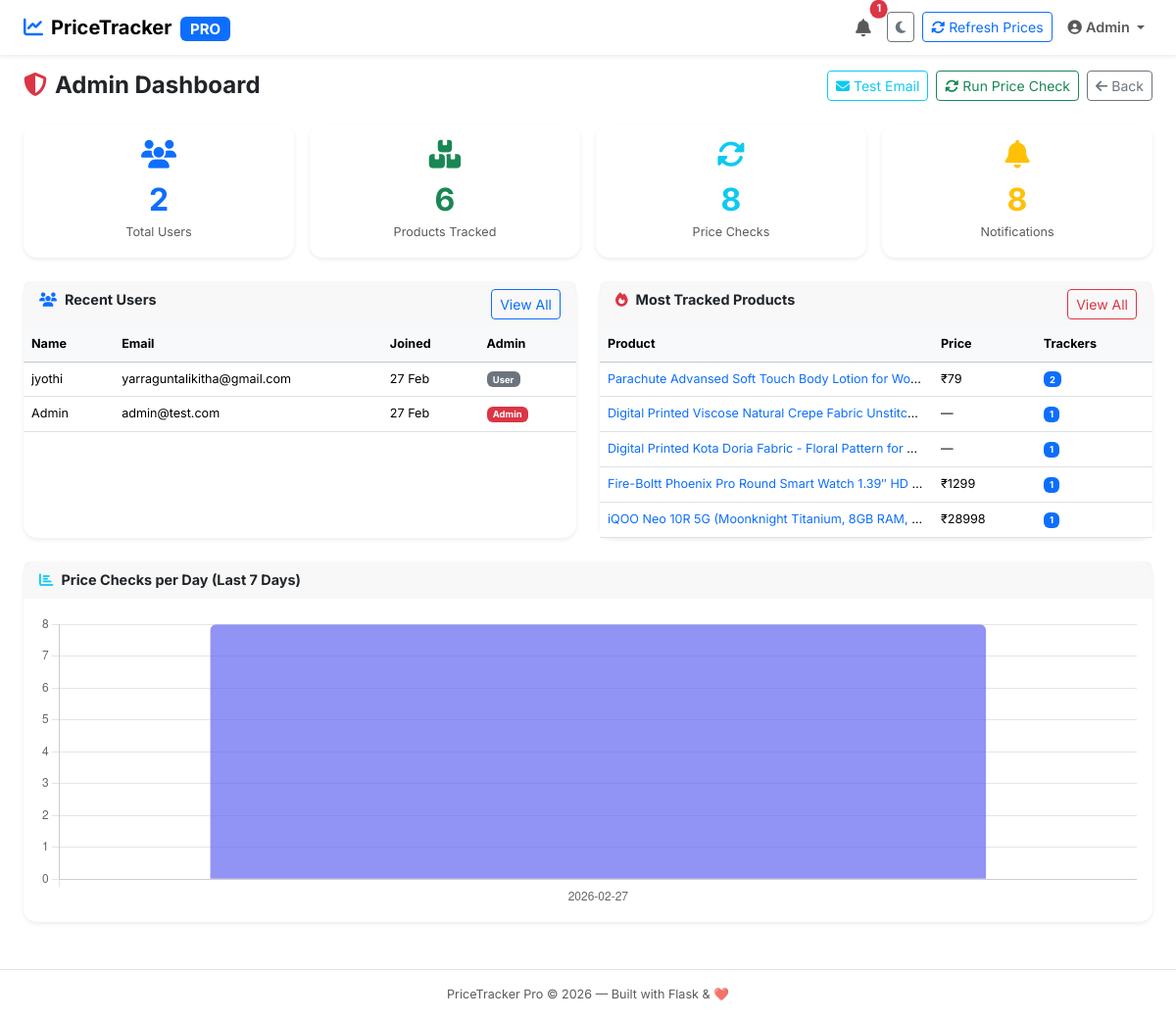
Page /admin/ (signed in) on the committed database.
### app/models/models.py (models this page shows, shortened)
class User(UserMixin, db.Model):
    __tablename__ = 'users'
    id = db.Column(db.Integer, primary_key=True, autoincrement=True)
    email = db.Column(db.String(150), unique=True, nullable=False, index=True)
    password_hash = db.Column(db.String(256), nullable=False)
    name = db.Column(db.String(100), nullable=True)
    is_verified = db.Column(db.Boolean, default=False)
    is_admin    = db.Column(db.Boolean, default=False)
    created_at  = db.Column(db.DateTime, default=datetime.utcnow)
    check_interval = db.Column(db.Integer, default=6) # hours
    min_drop_alert_pct = db.Column(db.Float, default=1.0) # minimum percentage to alert
    tracked_products = db.relationship('Product', secondary=user_products, lazy='subquery',
                                       backref=db.backref('tracked_by', lazy=True))
    otps = db.relationship('OTP', backref='user', lazy=True, cascade='all, delete-orphan')

class Product(db.Model):
    __tablename__ = 'products'
    id = db.Column(db.Integer, primary_key=True, autoincrement=True)
    product_name = db.Column(db.String(255), nullable=True)
    url = db.Column(db.String(2048), unique=True, nullable=False)
    image_url = db.Column(db.String(2048), nullable=True)
    last_price = db.Column(db.Float, nullable=True)
    created_at = db.Column(db.DateTime, default=datetime.utcnow)
    history = db.relationship('PriceHistory', backref='product', lazy=True, cascade='all, delete-orphan')

### app/routes/admin.py (the view)
@admin_bp.route('/')
@admin_required
def dashboard():
    total_users    = User.query.count()
    total_products = Product.query.count()
    total_checks   = PriceHistory.query.count()
    total_notifs   = Notification.query.count()
    users = User.query.order_by(User.created_at.desc()).limit(10).all()
    top_products = (
        db.session.query(Product, func.count(Product.id).label('track_count'))
        .join(Product.tracked_by)
        .group_by(Product.id)
        .order_by(func.count(Product.id).desc())
        .limit(5)
        .all()
    )
    recent_checks = (
        db.session.query(
            func.date(PriceHistory.checked_at).label('day'),
            func.count(PriceHistory.id).label('count')
        )
        .group_by(func.date(PriceHistory.checked_at))
        .order_by(func.date(PriceHistory.checked_at).desc())
        .limit(7)
        .all()
    )
    return render_template('admin/dashboard.html',
                           total_users=total_users,
                           total_products=total_products,
                           total_checks=total_checks,
                           total_notifs=total_notifs,
                           users=users,
                           top_products=top_products,
                           recent_checks=list(reversed(recent_checks)))

### app/routes/admin.py (called while the page is built)
def admin_required(f):
    @wraps(f)
    @login_required
    def decorated(*args, **kwargs):
        if not getattr(current_user, 'is_admin', False):
            flash("Admin access required.", "danger")
            return redirect(url_for('main.index'))
        return f(*args, **kwargs)
    return decorated

### app/templates/admin/dashboard.html
{% extends "base.html" %}
{% block content %}
<div class="d-flex justify-content-between align-items-center mb-4">
    <h4 class="fw-bold mb-0"><i class="fa-solid fa-shield-halved me-2 text-danger"></i>Admin Dashboard</h4>
    <div class="d-flex gap-2">
        <form action="{{ url_for('admin.test_email') }}" method="POST">
            <button class="btn btn-sm btn-outline-info"><i class="fa-solid fa-envelope me-1"></i>Test Email</button>
        </form>
        <form action="{{ url_for('admin.run_check') }}" method="POST">
            <button class="btn btn-sm btn-outline-success"><i class="fa-solid fa-rotate me-1"></i>Run Price
                Check</button>
        </form>
        <a href="{{ url_for('main.index') }}" class="btn btn-sm btn-outline-secondary"><i
                class="fa-solid fa-arrow-left me-1"></i>Back</a>
    </div>
</div>
<div class="row g-3 mb-4">
    {% for label, value, color, icon in [
    ('Total Users', total_users, 'primary', 'fa-users'),
    ('Products Tracked', total_products, 'success', 'fa-boxes-stacked'),
    ('Price Checks', total_checks, 'info', 'fa-rotate'),
    ('Notifications', total_notifs, 'warning', 'fa-bell'),
    ] %}
    <div class="col-6 col-md-3">
        <div class="card border-0 shadow-sm text-center py-3">
            <i class="fa-solid {{ icon }} fa-2x text-{{ color }} mb-2"></i>
            <div class="fs-2 fw-bold text-{{ color }}">{{ value }}</div>
            <div class="small text-muted">{{ label }}</div>
        </div>
    </div>
    {% endfor %}
</div>
<div class="row g-4">
    <div class="col-lg-6">
        <div class="card border-0 shadow-sm h-100">
            <div class="card-header border-0 fw-bold d-flex justify-content-between">
                <span><i class="fa-solid fa-users me-2 text-primary"></i>Recent Users</span>
                <a href="{{ url_for('admin.users') }}" class="btn btn-sm btn-outline-primary">View All</a>
            </div>
            <div class="card-body p-0">
                <table class="table table-hover mb-0 small">
                    <thead class="table-light">
                        <tr>
                            <th>Name</th>
                            <th>Email</th>
                            <th>Joined</th>
                            <th>Admin</th>
                        </tr>
                    </thead>
                    <tbody>
                        {% for u in users %}
                        <tr>
                            <td>{{ u.name or '—' }}</td>
                            <td class="text-truncate" style="max-width:160px;">{{ u.email }}</td>
                            <td>{{ u.created_at.strftime('%d %b') }}</td>
                            <td>
                                {% if u.is_admin %}
                                <span class="badge bg-danger">Admin</span>
                                {% else %}
                                <span class="badge bg-secondary">User</span>
                                {% endif %}
                            </td>
                        </tr>
                        {% endfor %}
                    </tbody>
                </table>
            </div>
        </div>
    </div>
    <div class="col-lg-6">
        <div class="card border-0 shadow-sm h-100">
            <div class="card-header border-0 fw-bold d-flex justify-content-between">
                <span><i class="fa-solid fa-fire me-2 text-danger"></i>Most Tracked Products</span>
                <a href="{{ url_for('admin.products') }}" class="btn btn-sm btn-outline-danger">View All</a>
            </div>
            <div class="card-body p-0">
                <table class="table table-hover mb-0 small">
                    <thead class="table-light">
                        <tr>
                            <th>Product</th>
                            <th>Price</th>
                            <th>Trackers</th>
                        </tr>
                    </thead>
                    <tbody>
                        {% for product, count in top_products %}
                        <tr>
                            <td class="text-truncate" style="max-width:200px;">
                                <a href="{{ product.url }}" target="_blank" class="text-decoration-none">{{
                                    product.product_name or 'Unnamed' }}</a>
                            </td>
                            <td>{% if product.last_price %}₹{{ "%.0f"|format(product.last_price) }}{% else %}—{% endif
                                %}</td>
                            <td><span class="badge bg-primary">{{ count }}</span></td>
                        </tr>
                        {% endfor %}
                    </tbody>
                </table>
            </div>
        </div>
    </div>
    {% if recent_checks %}
    <div class="col-12">
        <div class="card border-0 shadow-sm">
            <div class="card-header border-0 fw-bold">
                <i class="fa-solid fa-chart-bar me-2 text-info"></i>Price Checks per Day (Last 7 Days)
            </div>
            <div class="card-body">
                <canvas id="checksChart" height="80"></canvas>
            </div>
        </div>
    </div>
    {% endif %}
</div>
<script>
    document.addEventListener('DOMContentLoaded', function () {
        const labels = {{ recent_checks | map(attribute = 'day') | list | tojson
    }};
    const data = {{ recent_checks | map(attribute = 'count') | list | tojson }};
    new Chart(document.getElementById('checksChart'), {
        type: 'bar',
        data: {
            labels,
            datasets: [{
                label: 'Price Checks',
                data,
                backgroundColor: 'rgba(99,102,241,0.7)',
                borderRadius: 6
            }]
        },
        options: {
            responsive: true,
            plugins: { legend: { display: false } },
            scales: { y: { beginAtZero: true, ticks: { precision: 0 } } }
        }
    });
});
</script>
{% endblock %}

### app/templates/base.html (shortened to what this page needs)
<!DOCTYPE html>
<html lang="en" data-bs-theme="light" id="htmlRoot">
<head>
    <link href="https://cdn.jsdelivr.net/npm/bootstrap@5.3.2/dist/css/bootstrap.min.css" rel="stylesheet">
    <link rel="stylesheet" href="https://cdnjs.cloudflare.com/ajax/libs/font-awesome/6.5.0/css/all.min.css">
    <link rel="stylesheet" href="{{ url_for('static', filename='style.css') }}">
</head>
<body>
    <nav class="navbar navbar-expand-lg shadow-sm sticky-top" id="mainNav">
        <div class="container-fluid px-4">
            <a class="navbar-brand fw-bold fs-5" href="{{ url_for('main.index') }}">
                <i class="fa-solid fa-chart-line text-primary me-2"></i>PriceTracker <span
                    class="badge bg-primary ms-1 fs-8">PRO</span>
            </a>
            <div class="collapse navbar-collapse" id="navbarContent">
                <ul class="navbar-nav ms-auto align-items-center gap-2">
                    {% if current_user.is_authenticated %}
                    <li class="nav-item dropdown">
                        <a class="nav-link position-relative" href="#" data-bs-toggle="dropdown" id="bellBtn">
                            {% if unread_count > 0 %}
                            <span
                                class="badge bg-danger position-absolute top-0 start-100 translate-middle rounded-pill"
                                id="notifBadge">{{ unread_count }}</span>
                            {% endif %}
                        </a>
                    </li>
                    <li class="nav-item">
                        <button class="btn btn-sm btn-outline-secondary" onclick="toggleDark()" title="Toggle dark mode"
                            id="darkBtn">
                            <i class="fa-solid fa-moon"></i>
                        </button>
                    </li>
                    <li class="nav-item">
                        <form action="{{ url_for('main.force_check') }}" method="POST" class="d-inline">
                            <button type="submit" class="btn btn-sm btn-outline-primary">
                                <i class="fa-solid fa-rotate me-1"></i>Refresh Prices
                            </button>
                        </form>
                    </li>
                    <li class="nav-item dropdown">
                        <a class="nav-link dropdown-toggle fw-semibold" href="#" data-bs-toggle="dropdown">
                            <i class="fa-solid fa-user-circle me-1"></i>{{ current_user.name or
                            current_user.email.split('@')[0] }}
                        </a>
                    </li>
                    {% else %}
                    <li class="nav-item"><a class="btn btn-outline-primary btn-sm"
                            href="{{ url_for('auth.login') }}">Login</a></li>
                    <li class="nav-item"><a class="btn btn-primary btn-sm fw-bold"
                            href="{{ url_for('auth.signup') }}">Sign Up Free</a></li>
                    {% endif %}
                </ul>
            </div>
        </div>
    </nav>
    <div class="container-fluid px-4">
        {% block content %}{% endblock %}
    </div>
    <footer class="text-center text-muted py-3 mt-5 border-top small">
        PriceTracker Pro &copy; 2026 &mdash; Built with Flask &amp; ❤️
    </footer>
</body>
</html>

### app/static/style.css (style rules this page uses)
body { font-family: 'Inter', -apple-system, sans-serif; font-size: 0.9rem; }
[data-bs-theme="light"] #mainNav { background: #fff; }
.card { border-radius: 14px; }

### rows in the picture
User: name "Admin", email "admin@test.com", created_at "27 Feb", is_admin "Admin"
User: name "jyothi", email "yarraguntalikitha@gmail.com", created_at "27 Feb", is_admin "User"
Product: product_name "Parachute Advansed Soft Touch Body Lotion for Wo…", last_price "79", count "2"
Product: product_name "Digital Printed Viscose Natural Crepe Fabric Unstitc…", count "1"
Product: product_name "Digital Printed Kota Doria Fabric - Floral Pattern for…", count "1"
Product: product_name "Fire-Boltt Phoenix Pro Round Smart Watch 1.39″ HD…", last_price "1299", count "1"
Product: product_name "iQOO Neo 10R 5G (Moonknight Titanium, 8GB RAM,…", last_price "28998", count "1"

### other values in the picture
{{ unread_count }} "1"
{{ value }} "2" "6" "8" "8"
{{ label }} "Total Users" "Products Tracked" "Price Checks" "Notifications"
chart data {{ recent_checks | map(attribute = 'day') | list | tojson }} ["2026-02-27"]
chart data {{ recent_checks | map(attribute = 'count') | list | tojson }} [8]
